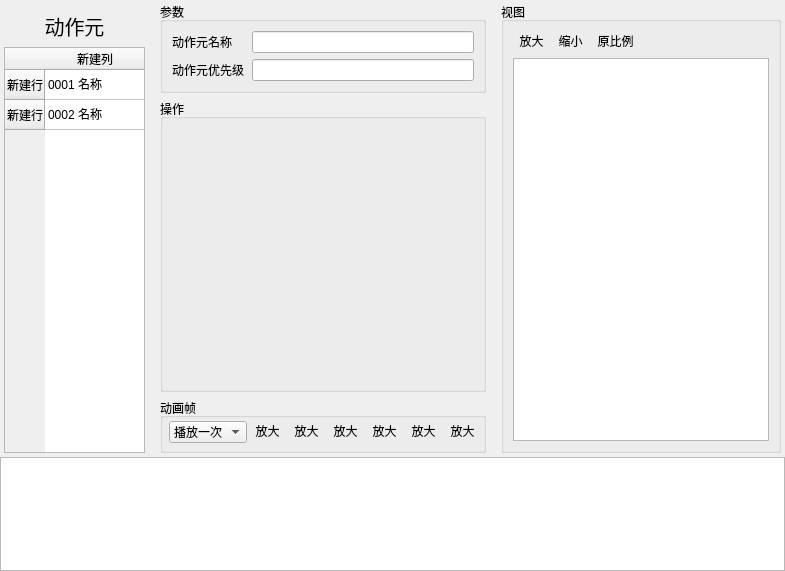
<?xml version="1.0" encoding="UTF-8"?>
<ui version="4.0">
 <class>P_ActionPart</class>
 <widget class="QWidget" name="P_ActionPart">
  <property name="geometry">
   <rect>
    <x>0</x>
    <y>0</y>
    <width>785</width>
    <height>571</height>
   </rect>
  </property>
  <property name="windowTitle">
   <string>Form</string>
  </property>
  <layout class="QVBoxLayout" name="verticalLayout_2" stretch="4,1">
   <property name="spacing">
    <number>2</number>
   </property>
   <property name="leftMargin">
    <number>0</number>
   </property>
   <property name="topMargin">
    <number>0</number>
   </property>
   <property name="rightMargin">
    <number>0</number>
   </property>
   <property name="bottomMargin">
    <number>0</number>
   </property>
   <item>
    <widget class="QWidget" name="widget" native="true">
     <layout class="QVBoxLayout" name="verticalLayout" stretch="3">
      <property name="spacing">
       <number>0</number>
      </property>
      <property name="leftMargin">
       <number>4</number>
      </property>
      <property name="topMargin">
       <number>0</number>
      </property>
      <property name="rightMargin">
       <number>4</number>
      </property>
      <property name="bottomMargin">
       <number>0</number>
      </property>
      <item>
       <widget class="QWidget" name="widget_2" native="true">
        <layout class="QHBoxLayout" name="horizontalLayout_2" stretch="2,3,0">
         <property name="leftMargin">
          <number>0</number>
         </property>
         <property name="topMargin">
          <number>2</number>
         </property>
         <property name="rightMargin">
          <number>0</number>
         </property>
         <property name="bottomMargin">
          <number>2</number>
         </property>
         <item>
          <widget class="QWidget" name="widget_4" native="true">
           <layout class="QVBoxLayout" name="verticalLayout_4">
            <property name="leftMargin">
             <number>0</number>
            </property>
            <property name="rightMargin">
             <number>0</number>
            </property>
            <property name="bottomMargin">
             <number>0</number>
            </property>
            <item>
             <widget class="QLabel" name="label">
              <property name="styleSheet">
               <string notr="true">font-size:20px;</string>
              </property>
              <property name="text">
               <string>动作元</string>
              </property>
              <property name="alignment">
               <set>Qt::AlignCenter</set>
              </property>
             </widget>
            </item>
            <item>
             <widget class="QTableWidget" name="tableWidget">
              <property name="sizePolicy">
               <sizepolicy hsizetype="Preferred" vsizetype="Expanding">
                <horstretch>0</horstretch>
                <verstretch>0</verstretch>
               </sizepolicy>
              </property>
              <property name="styleSheet">
               <string notr="true">
QTableView::item:selected {
	background-color: qlineargradient(spread:pad, x1:0, y1:0, x2:0, y2:1, stop:0 #5C87D9, stop:0.505 #557CC7, stop:1 #5075BC);
}</string>
              </property>
              <row>
               <property name="text">
                <string>新建行</string>
               </property>
              </row>
              <row>
               <property name="text">
                <string>新建行</string>
               </property>
              </row>
              <column>
               <property name="text">
                <string>新建列</string>
               </property>
              </column>
              <item row="0" column="0">
               <property name="text">
                <string>0001 名称</string>
               </property>
              </item>
              <item row="1" column="0">
               <property name="text">
                <string>0002 名称</string>
               </property>
              </item>
             </widget>
            </item>
           </layout>
          </widget>
         </item>
         <item>
          <widget class="QWidget" name="widget_3" native="true">
           <property name="sizePolicy">
            <sizepolicy hsizetype="Preferred" vsizetype="Preferred">
             <horstretch>2</horstretch>
             <verstretch>0</verstretch>
            </sizepolicy>
           </property>
           <layout class="QVBoxLayout" name="verticalLayout_3">
            <property name="topMargin">
             <number>0</number>
            </property>
            <property name="bottomMargin">
             <number>0</number>
            </property>
            <item>
             <widget class="QGroupBox" name="groupBox">
              <property name="title">
               <string>参数</string>
              </property>
              <layout class="QGridLayout" name="gridLayout" columnstretch="1,3">
               <item row="0" column="1">
                <widget class="QLineEdit" name="lineEdit_name"/>
               </item>
               <item row="0" column="0">
                <widget class="QLabel" name="label_2">
                 <property name="text">
                  <string>动作元名称</string>
                 </property>
                </widget>
               </item>
               <item row="1" column="1">
                <widget class="QLineEdit" name="lineEdit_2"/>
               </item>
               <item row="1" column="0">
                <widget class="QLabel" name="label_3">
                 <property name="text">
                  <string>动作元优先级</string>
                 </property>
                </widget>
               </item>
              </layout>
             </widget>
            </item>
            <item>
             <widget class="QGroupBox" name="groupBox_2">
              <property name="title">
               <string>操作</string>
              </property>
              <layout class="QGridLayout" name="gridLayout_2">
               <item row="0" column="0">
                <spacer name="verticalSpacer">
                 <property name="orientation">
                  <enum>Qt::Vertical</enum>
                 </property>
                 <property name="sizeHint" stdset="0">
                  <size>
                   <width>20</width>
                   <height>278</height>
                  </size>
                 </property>
                </spacer>
               </item>
              </layout>
             </widget>
            </item>
            <item>
             <widget class="QGroupBox" name="groupBox_4">
              <property name="styleSheet">
               <string notr="true">
/* 选项卡中的 按钮 样式 */
QToolButton{
	padding:1px;
	padding-bottom:4px;
	border: 1px solid transparent;
	background: rgba(255,255,255,0);
}
QToolButton:hover{
	border-radius:1px;
	border:1px solid #f2ca58;
	background-color: qlineargradient(spread:pad, x1:0, y1:0, x2:0, y2:1, stop:0 #fdecad, stop:0.3 #fde48c, stop:0.9 #fce58c, stop:1 #fdfadf )
}

QPushButton{
	border: 1px solid transparent;
	background: rgba(255,255,255,0);
}
QPushButton:hover{
	border-radius:1px;
	border:1px solid #f2ca58;
	background-color: qlineargradient(spread:pad, x1:0, y1:0, x2:0, y2:1, stop:0 #fdecad, stop:0.3 #fde48c, stop:0.9 #fce58c, stop:1 #fdfadf );
}</string>
              </property>
              <property name="title">
               <string>动画帧</string>
              </property>
              <layout class="QHBoxLayout" name="horizontalLayout_3">
               <property name="spacing">
                <number>2</number>
               </property>
               <property name="leftMargin">
                <number>6</number>
               </property>
               <property name="topMargin">
                <number>0</number>
               </property>
               <property name="rightMargin">
                <number>2</number>
               </property>
               <property name="bottomMargin">
                <number>4</number>
               </property>
               <item>
                <widget class="QComboBox" name="comboBox">
                 <item>
                  <property name="text">
                   <string>播放一次</string>
                  </property>
                 </item>
                 <item>
                  <property name="text">
                   <string>播放两次</string>
                  </property>
                 </item>
                 <item>
                  <property name="text">
                   <string>播放三次</string>
                  </property>
                 </item>
                </widget>
               </item>
               <item>
                <widget class="QToolButton" name="toolButton_start">
                 <property name="text">
                  <string>放大</string>
                 </property>
                 <property name="icon">
                  <iconset resource="../../../drillgifactionsequenceeditor.qrc">
                   <normaloff>:/DrillGIFActionSequenceEditor/Resources/icons/player/Play_Start.png</normaloff>:/DrillGIFActionSequenceEditor/Resources/icons/player/Play_Start.png</iconset>
                 </property>
                 <property name="iconSize">
                  <size>
                   <width>20</width>
                   <height>20</height>
                  </size>
                 </property>
                </widget>
               </item>
               <item>
                <widget class="QToolButton" name="toolButton_last">
                 <property name="text">
                  <string>放大</string>
                 </property>
                 <property name="icon">
                  <iconset resource="../../../drillgifactionsequenceeditor.qrc">
                   <normaloff>:/DrillGIFActionSequenceEditor/Resources/icons/player/Play_Last.png</normaloff>:/DrillGIFActionSequenceEditor/Resources/icons/player/Play_Last.png</iconset>
                 </property>
                 <property name="iconSize">
                  <size>
                   <width>20</width>
                   <height>20</height>
                  </size>
                 </property>
                </widget>
               </item>
               <item>
                <widget class="QToolButton" name="toolButton_play">
                 <property name="text">
                  <string>放大</string>
                 </property>
                 <property name="icon">
                  <iconset resource="../../../drillgifactionsequenceeditor.qrc">
                   <normaloff>:/DrillGIFActionSequenceEditor/Resources/icons/player/Play_Run.png</normaloff>:/DrillGIFActionSequenceEditor/Resources/icons/player/Play_Run.png</iconset>
                 </property>
                 <property name="iconSize">
                  <size>
                   <width>20</width>
                   <height>20</height>
                  </size>
                 </property>
                </widget>
               </item>
               <item>
                <widget class="QToolButton" name="toolButton_next">
                 <property name="text">
                  <string>放大</string>
                 </property>
                 <property name="icon">
                  <iconset resource="../../../drillgifactionsequenceeditor.qrc">
                   <normaloff>:/DrillGIFActionSequenceEditor/Resources/icons/player/Play_Next.png</normaloff>:/DrillGIFActionSequenceEditor/Resources/icons/player/Play_Next.png</iconset>
                 </property>
                 <property name="iconSize">
                  <size>
                   <width>20</width>
                   <height>20</height>
                  </size>
                 </property>
                </widget>
               </item>
               <item>
                <widget class="QToolButton" name="toolButton_new">
                 <property name="text">
                  <string>放大</string>
                 </property>
                 <property name="icon">
                  <iconset resource="../../../drillgifactionsequenceeditor.qrc">
                   <normaloff>:/DrillGIFActionSequenceEditor/Resources/icons/menu/Common_New.png</normaloff>:/DrillGIFActionSequenceEditor/Resources/icons/menu/Common_New.png</iconset>
                 </property>
                 <property name="iconSize">
                  <size>
                   <width>20</width>
                   <height>20</height>
                  </size>
                 </property>
                </widget>
               </item>
               <item>
                <widget class="QToolButton" name="toolButton_setting">
                 <property name="text">
                  <string>放大</string>
                 </property>
                 <property name="icon">
                  <iconset resource="../../../drillgifactionsequenceeditor.qrc">
                   <normaloff>:/DrillGIFActionSequenceEditor/Resources/icons/menu/Common_Setting.png</normaloff>:/DrillGIFActionSequenceEditor/Resources/icons/menu/Common_Setting.png</iconset>
                 </property>
                 <property name="iconSize">
                  <size>
                   <width>20</width>
                   <height>20</height>
                  </size>
                 </property>
                </widget>
               </item>
              </layout>
             </widget>
            </item>
           </layout>
          </widget>
         </item>
         <item>
          <widget class="QGroupBox" name="groupBox_3">
           <property name="title">
            <string>视图</string>
           </property>
           <layout class="QVBoxLayout" name="verticalLayout_5">
            <property name="spacing">
             <number>2</number>
            </property>
            <property name="topMargin">
             <number>6</number>
            </property>
            <item>
             <widget class="QWidget" name="widget_5" native="true">
              <property name="styleSheet">
               <string notr="true">
/* 选项卡中的 按钮 样式 */
QToolButton{
	padding:1px;
	padding-bottom:4px;
	border: 1px solid transparent;
	background: rgba(255,255,255,0);
}
QToolButton:hover{
	border-radius:1px;
	border:1px solid #f2ca58;
	background-color: qlineargradient(spread:pad, x1:0, y1:0, x2:0, y2:1, stop:0 #fdecad, stop:0.3 #fde48c, stop:0.9 #fce58c, stop:1 #fdfadf )
}

QPushButton{
	border: 1px solid transparent;
	background: rgba(255,255,255,0);
}
QPushButton:hover{
	border-radius:1px;
	border:1px solid #f2ca58;
	background-color: qlineargradient(spread:pad, x1:0, y1:0, x2:0, y2:1, stop:0 #fdecad, stop:0.3 #fde48c, stop:0.9 #fce58c, stop:1 #fdfadf );
}</string>
              </property>
              <layout class="QHBoxLayout" name="horizontalLayout">
               <property name="spacing">
                <number>2</number>
               </property>
               <property name="leftMargin">
                <number>0</number>
               </property>
               <property name="topMargin">
                <number>0</number>
               </property>
               <property name="rightMargin">
                <number>0</number>
               </property>
               <property name="bottomMargin">
                <number>0</number>
               </property>
               <item>
                <widget class="QToolButton" name="toolButton_zoom_in">
                 <property name="text">
                  <string>放大</string>
                 </property>
                 <property name="icon">
                  <iconset resource="../../../drillgifactionsequenceeditor.qrc">
                   <normaloff>:/DrillGIFActionSequenceEditor/Resources/icons/view/Zoom_In.png</normaloff>:/DrillGIFActionSequenceEditor/Resources/icons/view/Zoom_In.png</iconset>
                 </property>
                 <property name="iconSize">
                  <size>
                   <width>24</width>
                   <height>24</height>
                  </size>
                 </property>
                </widget>
               </item>
               <item>
                <widget class="QToolButton" name="toolButton_zoom_out">
                 <property name="text">
                  <string>缩小</string>
                 </property>
                 <property name="icon">
                  <iconset resource="../../../drillgifactionsequenceeditor.qrc">
                   <normaloff>:/DrillGIFActionSequenceEditor/Resources/icons/view/Zoom_Out.png</normaloff>:/DrillGIFActionSequenceEditor/Resources/icons/view/Zoom_Out.png</iconset>
                 </property>
                 <property name="iconSize">
                  <size>
                   <width>24</width>
                   <height>24</height>
                  </size>
                 </property>
                </widget>
               </item>
               <item>
                <widget class="QToolButton" name="toolButton_zoom_regular">
                 <property name="text">
                  <string>原比例</string>
                 </property>
                 <property name="icon">
                  <iconset resource="../../../drillgifactionsequenceeditor.qrc">
                   <normaloff>:/DrillGIFActionSequenceEditor/Resources/icons/view/Zoom_Regular.png</normaloff>:/DrillGIFActionSequenceEditor/Resources/icons/view/Zoom_Regular.png</iconset>
                 </property>
                 <property name="iconSize">
                  <size>
                   <width>24</width>
                   <height>24</height>
                  </size>
                 </property>
                </widget>
               </item>
               <item>
                <spacer name="horizontalSpacer">
                 <property name="orientation">
                  <enum>Qt::Horizontal</enum>
                 </property>
                 <property name="sizeHint" stdset="0">
                  <size>
                   <width>40</width>
                   <height>20</height>
                  </size>
                 </property>
                </spacer>
               </item>
              </layout>
             </widget>
            </item>
            <item>
             <widget class="QGraphicsView" name="graphicsView"/>
            </item>
           </layout>
          </widget>
         </item>
        </layout>
       </widget>
      </item>
     </layout>
    </widget>
   </item>
   <item>
    <widget class="QListWidget" name="listWidget">
     <property name="styleSheet">
      <string notr="true">
QListView::item:selected {
	background-color: qlineargradient(spread:pad, x1:0, y1:0, x2:0, y2:1, stop:0 #5C87D9, stop:0.505 #557CC7, stop:1 #5075BC);
}</string>
     </property>
    </widget>
   </item>
  </layout>
 </widget>
 <resources>
  <include location="../../../drillgifactionsequenceeditor.qrc"/>
 </resources>
 <connections/>
</ui>
